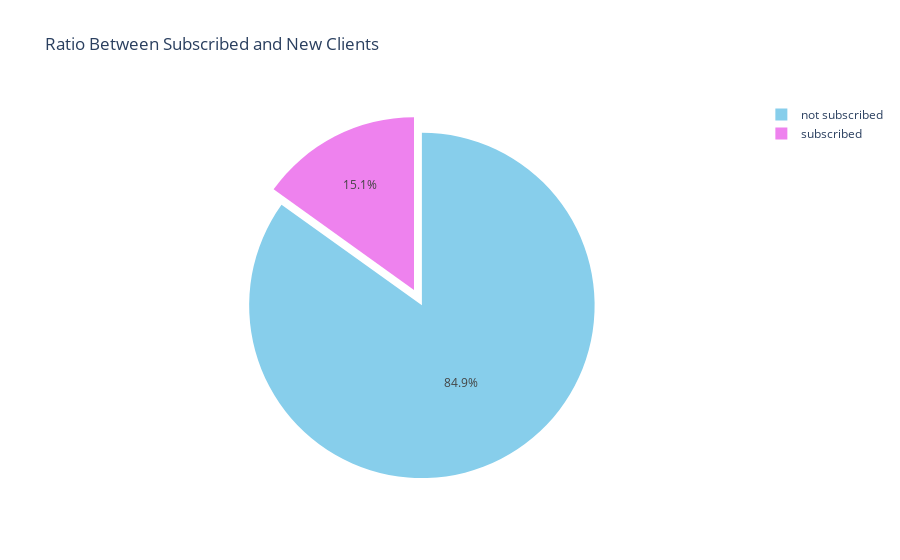

The code cell stored with this chart in its notebook:
### Markdown cell above
### Pie Chart for the Percentage of Subscribtion to the website

### Code cell
import plotly.express as px
import pandas as pd

# Example data
labels = ["not subscribed", "subscribed"]
element = df["Newsletter"].value_counts()  # Replace with your DataFrame data

# Create a DataFrame for Plotly
pie_data = pd.DataFrame({'Status': labels, 'Count': element})

# Create an interactive pie chart
fig = px.pie(
    pie_data,
    names='Status',  # Column with labels
    values='Count',  # Column with values
    color='Status',  # Optional: Color segments
    color_discrete_map={'not subscribed': 'skyblue', 'subscribed': 'violet'},  # Custom colors
    title="Ratio Between Subscribed and New Clients"
)

# Customize hover information
fig.update_traces(
    hoverinfo='label+percent+value',  # Show label, percentage, and value on hover
    textinfo='percent',              # Show percentage on the chart
    pull=[0.1, 0]                    # Explode only the first slice
)

# Show the chart
fig.show()

### Figure 1 — Plotly figure (JSON) as saved in the notebook; plotly's stock layout.template omitted (floating-point values rounded to 4 significant figures)
{"data": [{"customdata": [["not subscribed"], ["subscribed"]], "domain": {"x": [0, 1], "y": [0, 1]}, "hoverinfo": "label+percent+value", "hovertemplate": "Status=%{customdata[0]}<br>Count=%{value}<extra></extra>", "labels": ["not subscribed", "subscribed"], "legendgroup": "", "marker": {"colors": ["skyblue", "violet"]}, "name": "", "pull": [0.1, 0], "showlegend": true, "textinfo": "percent", "type": "pie", "values": [55776, 9920]}], "layout": {"legend": {"tracegroupgap": 0}, "title": {"text": "Ratio Between Subscribed and New Clients"}}}
